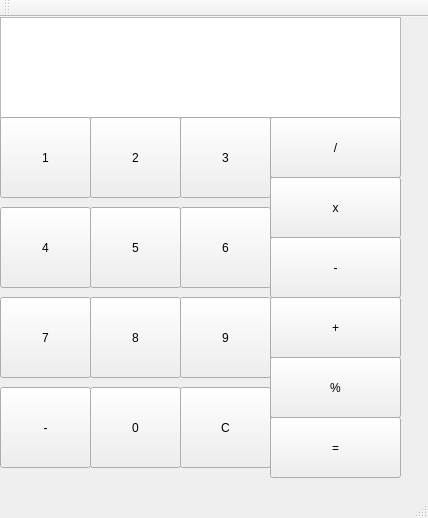
<?xml version="1.0" encoding="UTF-8"?>
<ui version="4.0">
 <class>Calculator</class>
 <widget class="QMainWindow" name="Calculator">
  <property name="geometry">
   <rect>
    <x>0</x>
    <y>0</y>
    <width>428</width>
    <height>518</height>
   </rect>
  </property>
  <property name="windowTitle">
   <string>Calculator</string>
  </property>
  <widget class="QWidget" name="centralWidget">
   <widget class="QPushButton" name="ONE_Button">
    <property name="geometry">
     <rect>
      <x>0</x>
      <y>100</y>
      <width>91</width>
      <height>81</height>
     </rect>
    </property>
    <property name="text">
     <string>1</string>
    </property>
   </widget>
   <widget class="QPushButton" name="TWO_Button">
    <property name="geometry">
     <rect>
      <x>90</x>
      <y>100</y>
      <width>91</width>
      <height>81</height>
     </rect>
    </property>
    <property name="text">
     <string>2</string>
    </property>
   </widget>
   <widget class="QPushButton" name="THREE_Button">
    <property name="geometry">
     <rect>
      <x>180</x>
      <y>100</y>
      <width>91</width>
      <height>81</height>
     </rect>
    </property>
    <property name="text">
     <string>3</string>
    </property>
   </widget>
   <widget class="QPushButton" name="SIX_Button">
    <property name="geometry">
     <rect>
      <x>180</x>
      <y>190</y>
      <width>91</width>
      <height>81</height>
     </rect>
    </property>
    <property name="text">
     <string>6</string>
    </property>
   </widget>
   <widget class="QPushButton" name="FOUR_Button">
    <property name="geometry">
     <rect>
      <x>0</x>
      <y>190</y>
      <width>91</width>
      <height>81</height>
     </rect>
    </property>
    <property name="text">
     <string>4</string>
    </property>
   </widget>
   <widget class="QPushButton" name="FIVE_Button">
    <property name="geometry">
     <rect>
      <x>90</x>
      <y>190</y>
      <width>91</width>
      <height>81</height>
     </rect>
    </property>
    <property name="text">
     <string>5</string>
    </property>
   </widget>
   <widget class="QPushButton" name="NINE_Button">
    <property name="geometry">
     <rect>
      <x>180</x>
      <y>280</y>
      <width>91</width>
      <height>81</height>
     </rect>
    </property>
    <property name="text">
     <string>9</string>
    </property>
   </widget>
   <widget class="QPushButton" name="EIGHT_Button">
    <property name="geometry">
     <rect>
      <x>90</x>
      <y>280</y>
      <width>91</width>
      <height>81</height>
     </rect>
    </property>
    <property name="text">
     <string>8</string>
    </property>
   </widget>
   <widget class="QPushButton" name="SEVEN_Button">
    <property name="geometry">
     <rect>
      <x>0</x>
      <y>280</y>
      <width>91</width>
      <height>81</height>
     </rect>
    </property>
    <property name="text">
     <string>7</string>
    </property>
   </widget>
   <widget class="QPushButton" name="CLEAR_Button">
    <property name="geometry">
     <rect>
      <x>180</x>
      <y>370</y>
      <width>91</width>
      <height>81</height>
     </rect>
    </property>
    <property name="text">
     <string>C</string>
    </property>
   </widget>
   <widget class="QPushButton" name="ZERO_Button">
    <property name="geometry">
     <rect>
      <x>90</x>
      <y>370</y>
      <width>91</width>
      <height>81</height>
     </rect>
    </property>
    <property name="text">
     <string>0</string>
    </property>
   </widget>
   <widget class="QPushButton" name="NEGATIVE_Button">
    <property name="geometry">
     <rect>
      <x>0</x>
      <y>370</y>
      <width>91</width>
      <height>81</height>
     </rect>
    </property>
    <property name="text">
     <string>-</string>
    </property>
   </widget>
   <widget class="QPushButton" name="DIVIDE_Button">
    <property name="geometry">
     <rect>
      <x>270</x>
      <y>100</y>
      <width>131</width>
      <height>61</height>
     </rect>
    </property>
    <property name="text">
     <string>/</string>
    </property>
   </widget>
   <widget class="QPushButton" name="MULTIPLY_Button">
    <property name="geometry">
     <rect>
      <x>270</x>
      <y>160</y>
      <width>131</width>
      <height>61</height>
     </rect>
    </property>
    <property name="text">
     <string>x</string>
    </property>
   </widget>
   <widget class="QPushButton" name="SUBTRACT_Button">
    <property name="geometry">
     <rect>
      <x>270</x>
      <y>220</y>
      <width>131</width>
      <height>61</height>
     </rect>
    </property>
    <property name="text">
     <string>-</string>
    </property>
   </widget>
   <widget class="QPushButton" name="ADDITION_Button">
    <property name="geometry">
     <rect>
      <x>270</x>
      <y>280</y>
      <width>131</width>
      <height>61</height>
     </rect>
    </property>
    <property name="text">
     <string>+</string>
    </property>
   </widget>
   <widget class="QPushButton" name="MOD_Button">
    <property name="geometry">
     <rect>
      <x>270</x>
      <y>340</y>
      <width>131</width>
      <height>61</height>
     </rect>
    </property>
    <property name="text">
     <string>%</string>
    </property>
   </widget>
   <widget class="QPushButton" name="EQUAL_Button">
    <property name="geometry">
     <rect>
      <x>270</x>
      <y>400</y>
      <width>131</width>
      <height>61</height>
     </rect>
    </property>
    <property name="text">
     <string>=</string>
    </property>
   </widget>
   <widget class="QTextEdit" name="textEdit">
    <property name="geometry">
     <rect>
      <x>0</x>
      <y>0</y>
      <width>401</width>
      <height>101</height>
     </rect>
    </property>
   </widget>
   <zorder>textEdit</zorder>
   <zorder>ONE_Button</zorder>
   <zorder>TWO_Button</zorder>
   <zorder>THREE_Button</zorder>
   <zorder>SIX_Button</zorder>
   <zorder>FOUR_Button</zorder>
   <zorder>FIVE_Button</zorder>
   <zorder>NINE_Button</zorder>
   <zorder>EIGHT_Button</zorder>
   <zorder>SEVEN_Button</zorder>
   <zorder>CLEAR_Button</zorder>
   <zorder>ZERO_Button</zorder>
   <zorder>NEGATIVE_Button</zorder>
   <zorder>DIVIDE_Button</zorder>
   <zorder>MULTIPLY_Button</zorder>
   <zorder>SUBTRACT_Button</zorder>
   <zorder>ADDITION_Button</zorder>
   <zorder>MOD_Button</zorder>
   <zorder>EQUAL_Button</zorder>
  </widget>
  <widget class="QToolBar" name="mainToolBar">
   <attribute name="toolBarArea">
    <enum>TopToolBarArea</enum>
   </attribute>
   <attribute name="toolBarBreak">
    <bool>false</bool>
   </attribute>
  </widget>
  <widget class="QStatusBar" name="statusBar"/>
 </widget>
 <layoutdefault spacing="6" margin="11"/>
 <resources/>
 <connections/>
</ui>
